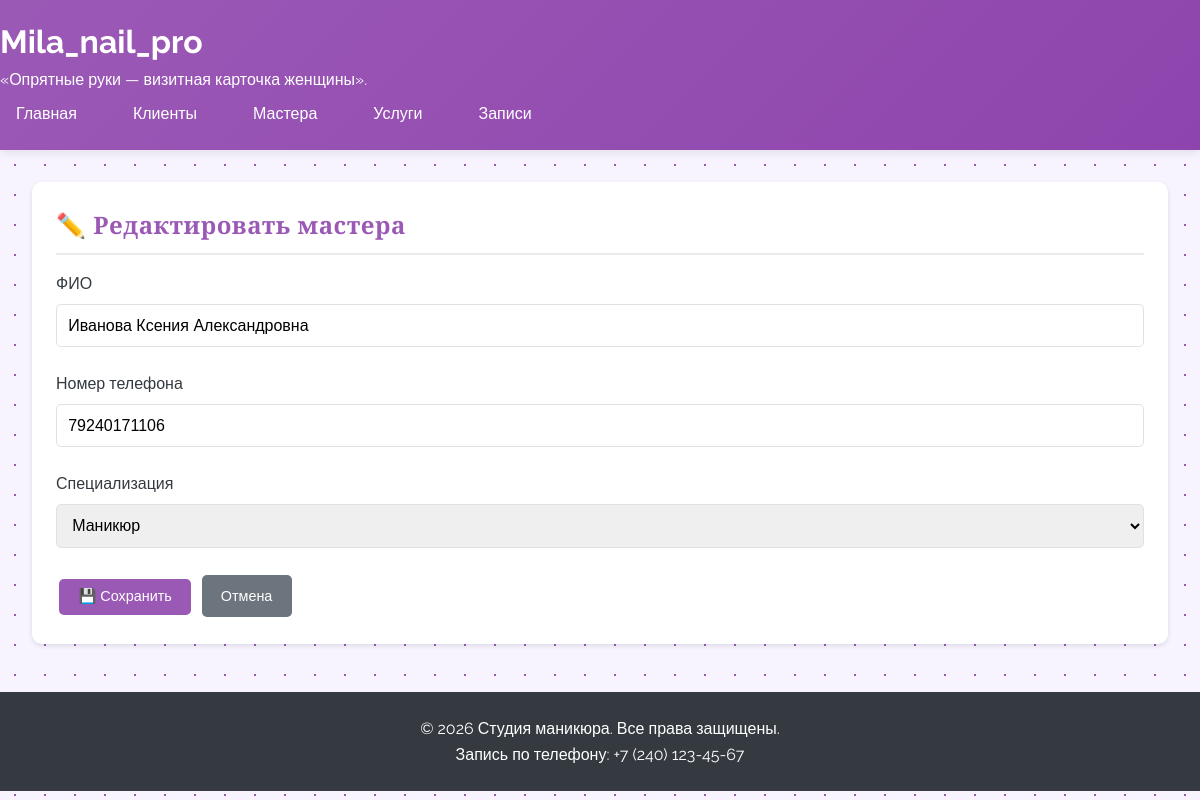
/masters/1/update/, run on the app's committed database.
### salon/models.py (models this page shows, shortened)
class Master(models.Model):
    SPECIALIZATION_CHOICES = [
        ('manicure', 'Маникюр'),
        ('pedicure', 'Педикюр'),
        ('both', 'Маникюр и педикюр'),
    ]
    full_name = models.CharField(max_length=200, verbose_name='ФИО')
    phone_number = models.CharField(max_length=20, verbose_name='Номер телефона')
    specialization = models.CharField(max_length=20, choices=SPECIALIZATION_CHOICES, verbose_name='Специализация')
    class Meta:
        verbose_name = 'Мастер'
        verbose_name_plural = 'Мастера'

### salon/views.py (the view, shortened to what this page needs)
# urls.py: path('masters/<int:pk>/update/', views.MasterUpdateView.as_view(), name='master_update'),
class MasterUpdateView(UpdateView):
    model = Master
    form_class = MasterForm
    template_name = 'salon/master_form.html'
    success_url = reverse_lazy('master_list')

### salon/forms.py
class MasterForm(forms.ModelForm):
    class Meta:
        model = Master
        fields = ['full_name', 'phone_number', 'specialization']
        widgets = {
            'full_name': forms.TextInput(attrs={'class': 'form-control', 'placeholder': 'Введите ФИО мастера'}),
            'phone_number': forms.TextInput(attrs={'class': 'form-control', 'placeholder': '+7 (XXX) XXX-XX-XX'}),
            'specialization': forms.Select(attrs={'class': 'form-control'}),
        }
        labels = {
            'full_name': 'ФИО',
            'phone_number': 'Номер телефона',
            'specialization': 'Специализация',
        }

### salon/templates/salon/master_form.html (shortened to what this page needs)
{% extends 'salon/base.html' %}
{% block content %}
<div class="card">
    <h2 class="card-title">
        {% if form.instance.pk %}✏️ Редактировать мастера{% else %}➕ Добавить мастера{% endif %}
    </h2>
    <form method="post">
        {% for field in form %}
        <div class="form-group">
            <label for="{{ field.id_for_label }}">{{ field.label }}</label>
            {{ field }}
        </div>
        {% endfor %}
        <div style="margin-top: 1.5rem;">
            <button type="submit" class="btn btn-primary">💾 Сохранить</button>
            <a href="{% url 'master_list' %}" class="btn btn-secondary">Отмена</a>
        </div>
    </form>
</div>
{% endblock %}

### static/css/style.css (style rules this page uses)
:root { --primary-lavender: #9b59b6; --dark-lavender: #8e44ad; --light-lavender: #f3e5f5; --soft-lavender: #e8d5f5; --white: #ffffff; --gray-100: #f8f9fa; --gray-200: #e9ecef; --gray-300: #dee2e6; --gray-600: #6c757d; --gray-800: #343a40; }
* { margin: 0; padding: 0; box-sizing: border-box; }
body { font-family: 'Segoe UI', Tahoma, Geneva, Verdana, sans-serif; background-color: var(--gray-100); color: var(--gray-800); line-height: 1.6; }
.card { background: var(--white); border-radius: 10px; box-shadow: 0 2px 5px rgba(0,0,0,0.1); padding: 1.5rem; margin-bottom: 1.5rem; transition: transform 0.3s, box-shadow 0.3s; }
.card-title { color: var(--primary-lavender); margin-bottom: 1rem; font-size: 1.5rem; border-bottom: 2px solid var(--gray-200); padding-bottom: 0.5rem; }
.btn { display: inline-block; padding: 0.6rem 1.2rem; border: none; border-radius: 5px; cursor: pointer; text-decoration: none; font-size: 0.9rem; transition: all 0.3s; margin: 0.2rem; }
.btn-primary { background: var(--primary-lavender); color: var(--white); }
.btn-secondary { background: var(--gray-600); color: var(--white); }
.form-group { margin-bottom: 1.5rem; }
label { display: block; margin-bottom: 0.5rem; font-weight: 500; color: var(--gray-800); }
.form-control { width: 100%; padding: 0.7rem; border: 1px solid var(--gray-300); border-radius: 5px; font-size: 1rem; transition: border 0.3s; }
a { color: var(--primary-lavender); text-decoration: none; }
body { background: linear-gradient(135deg, #f5f0ff, #e8d5f5); position: relative; overflow-x: hidden; }
body { background-color: #f8f4ff; background-image: radial-gradient(#9b59b6 1px, transparent 1px); background-size: 30px 30px; }
body { font-family: 'Raleway', sans-serif; }
.logo h1, .card-title, h2, h3 { font-family: 'Cormorant Garamond', serif; font-weight: 600; letter-spacing: 0.5px; }

### data on the page
Master: form "Иванова Ксения Александровна" "79240171106" "Маникюр"

### other printed values
{{ field.label }} "ФИО" "Номер телефона" "Специализация"
